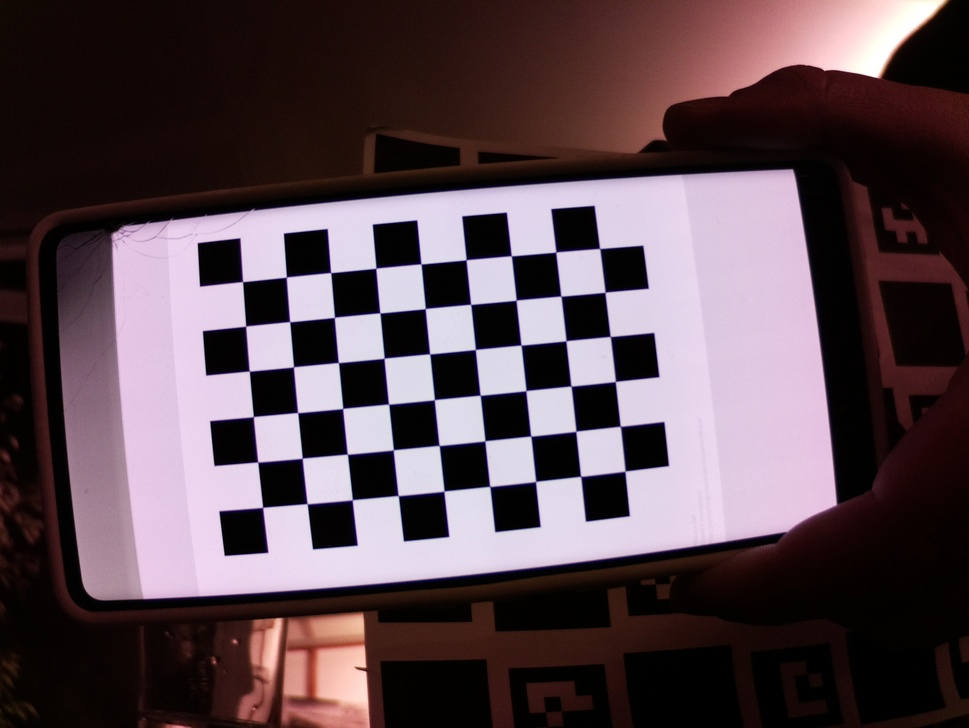
#> input picture resources/calibration_images/cali_0.jpeg, 969 x 728 px, shrunk from 3280 x 2464 before the run; its folder holds only this picture in this run
$ python calibration.py
#> lines starting #> are read from the running program, lines starting #| are printed output that depends on the picture; after the words box and inside, x2 and y2 are one past the last pixel; in counts of white or black regions, pixels touching at a corner belong together
import numpy
import cv2
import pickle
import glob
import logging

logging.basicConfig()
LOGGER = logging.getLogger("calibration")
LOGGER.setLevel(logging.DEBUG)

LOGGER.info("Welcome to camera calibration.")

obp = []
imp = []
cRow = 9
cCol = 6

objp = numpy.zeros((cRow * cCol, 3), numpy.float32)
objp[:, :2] = numpy.mgrid[0:cRow, 0:cCol].T.reshape(-1, 2)

images = glob.glob("resources/calibration_images/*.jpeg")
imageSize = None

LOGGER.info(
    f"Going to calibrate for a board of: {cRow} row / {cCol} col, with images (jpeg) in '/resources/calibration_images/'"
)

for iname in images:
    LOGGER.info(f"Start processing {iname}")
    img = cv2.imread(iname)
#> img is the input picture: shape (728, 969, 3); mean B, G, R 79, 72.4, 89.5
    gray = cv2.cvtColor(img, cv2.COLOR_BGR2GRAY)
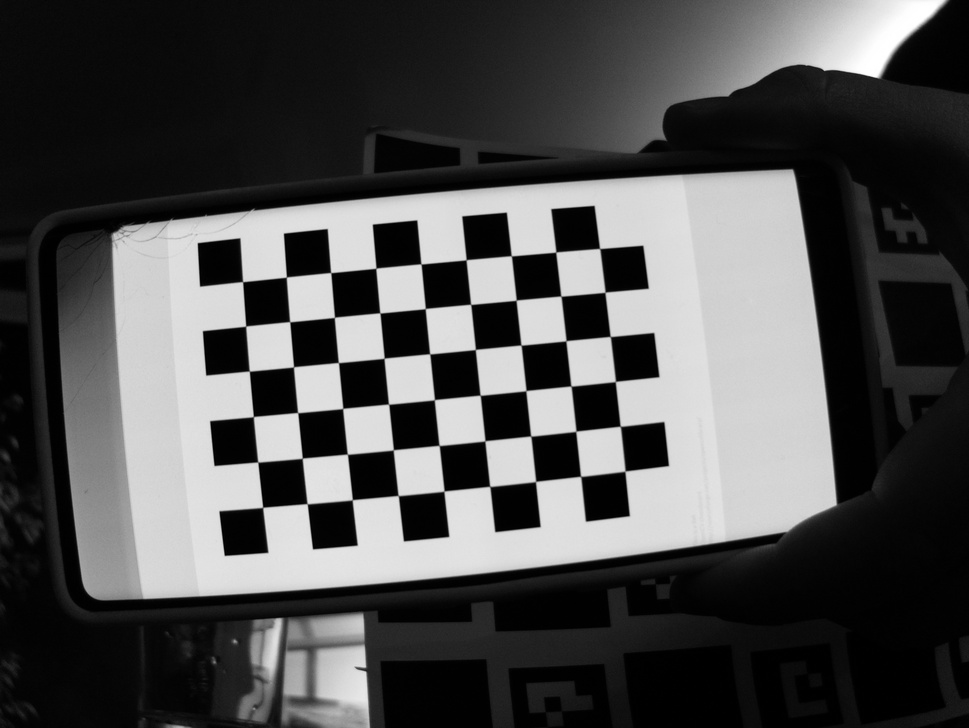
#> gray: shape (728, 969); min 0, max 255, mean 78.3
    board, corners = cv2.findChessboardCorners(gray, (cRow, cCol), None)
#> board = True; corners = 54 rows, first 8: [242.6, 281.7], [286.4, 277], [330.7, 272.6], [375.9, 268.2], [421, 263.9], [466.2, 259.8], [511.3, 255.8], [555.7, 252.1]

    obp.append(objp)

    corners_acc = cv2.cornerSubPix(
        image=gray,
        corners=corners,
        winSize=(11, 11),
        zeroZone=(-1, -1),
        criteria=(cv2.TERM_CRITERIA_EPS + cv2.TERM_CRITERIA_MAX_ITER, 30, 0.001),
    )
#> corners_acc = 54 rows, first 8: [242.6, 281.6], [286.3, 277.1], [330.7, 272.6], [375.9, 268.2], [421, 263.9], [466.1, 259.8], [511.3, 255.8], [555.8, 252.1]
    imp.append(corners_acc)
    if not imageSize:
        imageSize = gray.shape[::-1]

    img = cv2.drawChessboardCorners(img, (cRow, cCol), corners_acc, board)
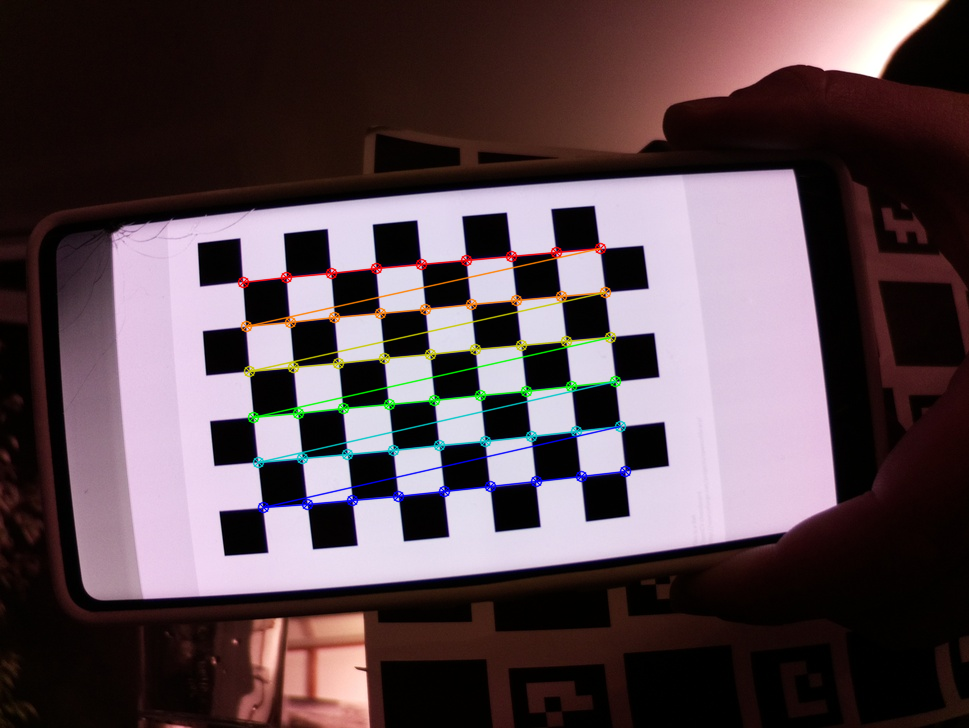
#> img: shape (728, 969, 3); 2.27% of pixels changed, all inside (x1, y1, x2, y2) = (237, 242, 632, 514)
    cv2.imshow("Chessboard", img)
    cv2.waitKey(0)

LOGGER.info("All images have been processed, destroying cv2 window")
cv2.destroyAllWindows()

LOGGER.info("Calibrating camera")
calibration, cameraMatrix, distCoeffs, rvecs, tvecs = cv2.calibrateCamera(
    objectPoints=obp,
    imagePoints=imp,
    imageSize=imageSize,
    cameraMatrix=None,
    distCoeffs=None,
)
#> calibration = 0.188; cameraMatrix = [[2793.6, 0, 571.4], [0, 2864.9, 300.2], [0, 0, 1]]; distCoeffs = [[-2.93, -35.34, 0.0646, -0.124, 1017]]; rvecs = ([-0.238, -0.126, -0.102],); tvecs = ([-7.26, -0.455, 61.49],)

LOGGER.info("Picklet dump data to 'calibration.pckl'")
f = open("calibration.pckl", "wb")
pickle.dump((cameraMatrix, distCoeffs, rvecs, tvecs), f)
f.close()

LOGGER.info("Everything done. See you.")
